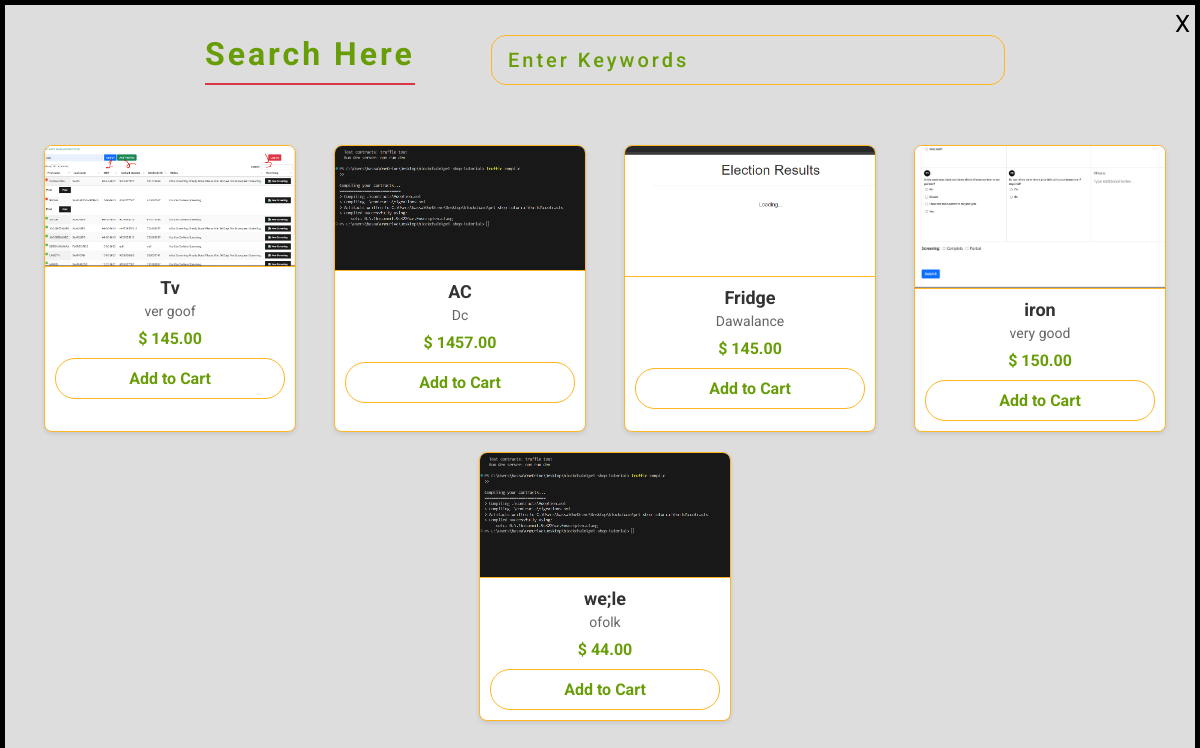
The page /search/ on the database as committed earlier.
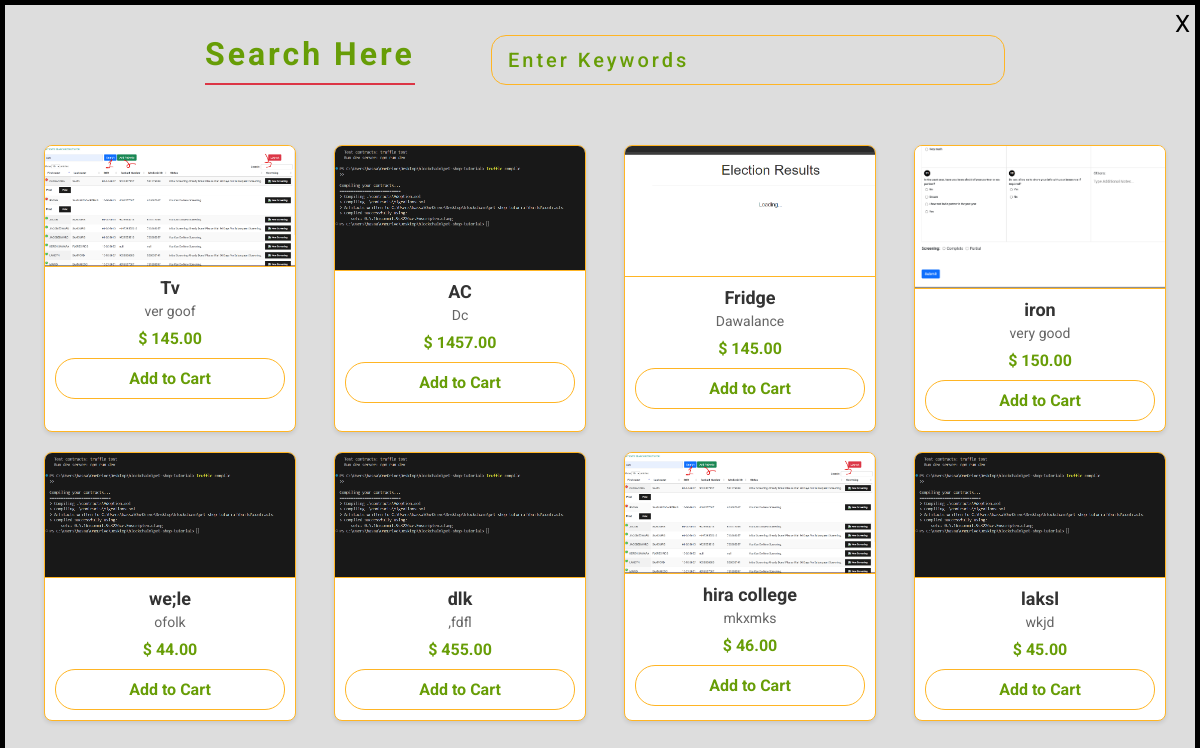
The same page on the database as committed later.
### myapp/models.py (models this page shows, shortened)
class products1(models.Model):
    product_id = models.AutoField(primary_key=True)
    name = models.CharField(max_length=200)
    description = models.CharField(max_length=200)
    seller = models.ForeignKey(Seller, on_delete=models.CASCADE)
    category = models.ForeignKey(Category, on_delete=models.CASCADE)
    price = models.DecimalField(max_digits=10, decimal_places=2)
    quantity = models.IntegerField()
    image = models.FileField(upload_to='media/', null=True, blank=True)

### myapp/views.py (the view)
# urls.py: path('search/', views.search, name="search"),
def search(request):
    product = products1.objects.all()
    return render(request, 'search.html', {'products': product})

### templates/search.html (shortened to what this page needs)
<!DOCTYPE html>
<html>
<head>
</head>
<body>
<a href="{% url 'home' %}">
    <button class="cancel-btn">
      X
    </button>
  </a>
<div class="container-fluid">
<div class="container">
<div class="search">
<h1>Search Here</h1>
<input type="text" name="" id="find" placeholder="Enter Keywords" onkeyup="search()">
</div>
<div class="product-list">
{% for product in products %}
    <div class="product">
      <img src="{{ product.image.url }}" alt="{{ product.name }}">  <div class="product-details">
        <h3>{{ product.name }}</h3>
        <p>{{ product.description }}</p>
        <div class="price">$ {{ product.price }}</div>  <button class="add-to-cart-btn">Add to Cart</button>
      </div>
    </div>
  {% endfor %}
</div></div></div>
</body>
</html>

Rows that differ between the two databases and show on the page:
added products1: name "dlk", description ",fdfl", price "455.00"
added products1: name "hira college", description "mkxmks", price "46.00"
added products1: name "laksl", description "wkjd", price "45.00"
